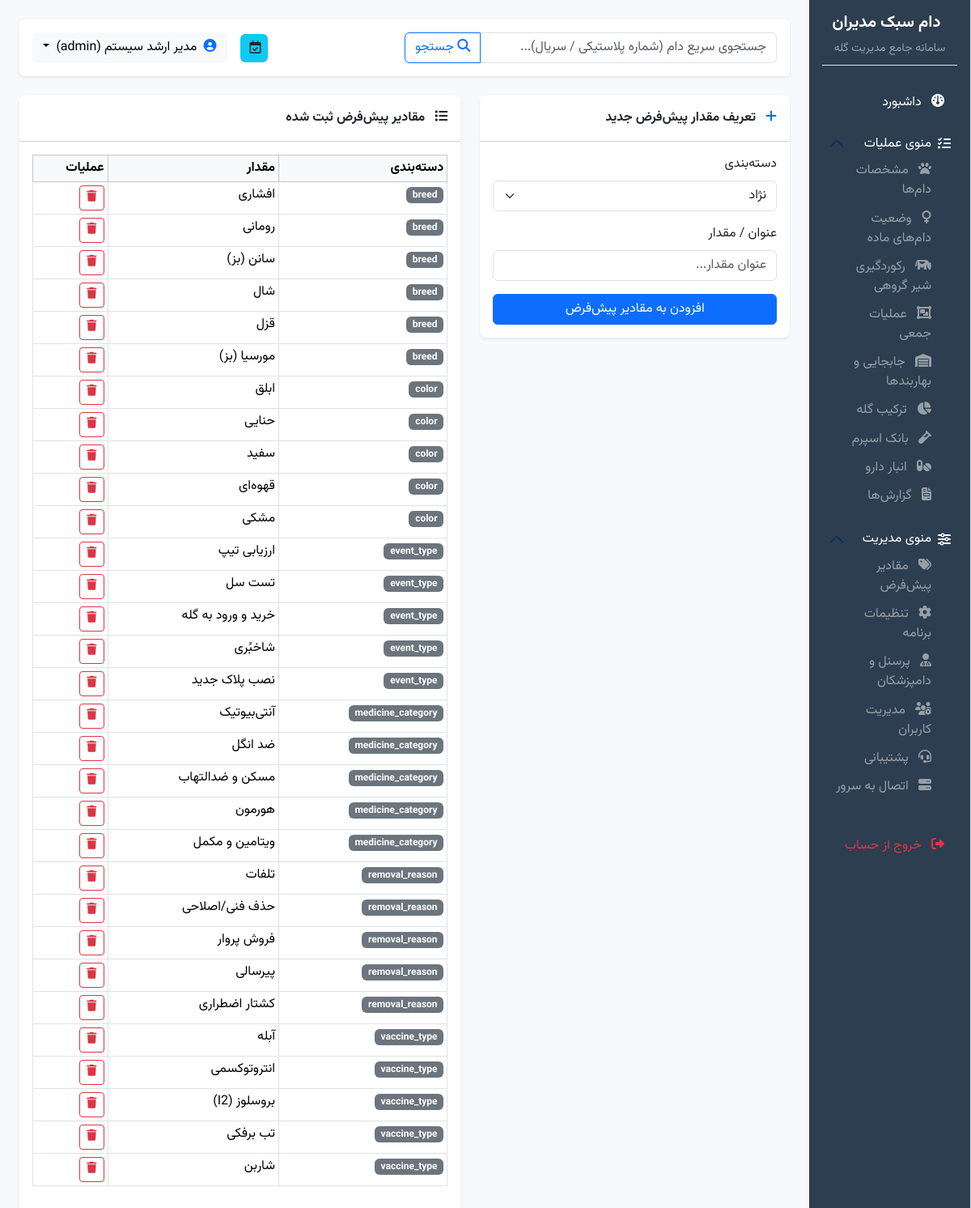
Screenshot of /admin/defaults (signed in) with the database file from the repository.
### app/models/user.py (models this page shows, shortened)
class User(UserMixin, db.Model):
    __tablename__ = 'users'
    id = db.Column(db.Integer, primary_key=True)
    username = db.Column(db.String(64), unique=True, nullable=False, index=True)
    password_hash = db.Column(db.String(256), nullable=False)
    full_name = db.Column(db.String(128), nullable=True)
    role = db.Column(db.Enum(UserRole), default=UserRole.DATA_ENTRY, nullable=False)
    is_active = db.Column(db.Boolean, default=True, nullable=False)
    created_at = db.Column(db.DateTime, default=lambda: datetime.now(timezone.utc), nullable=False)

### app/models/admin.py (models this page shows, shortened)
class LookupItem(db.Model):
    __tablename__ = 'lookup_item'
    id = db.Column(db.Integer, primary_key=True)
    category = db.Column(db.String(50), nullable=False, index=True) # e.g. breed, color, removal_reason, vaccine_type, medicine_category, event_type
    value = db.Column(db.String(100), nullable=False)
    __table_args__ = (db.UniqueConstraint('category', 'value', name='_category_value_uc'),)

### app/routes/admin.py (the view, shortened to what this page needs)
@bp.route('/admin/defaults', methods=['GET', 'POST'])
@login_required
@roles_required('admin')
def defaults():
    form = LookupItemForm()
    items = LookupItem.query.order_by(LookupItem.category, LookupItem.value).all()
    return render_template('admin/defaults.html', form=form, items=items)

### app/forms/admin.py
class LookupItemForm(FlaskForm):
    category = SelectField('دسته‌بندی', choices=[
        ('breed', 'نژاد'),
        ('color', 'رنگ'),
        ('removal_reason', 'علت حذف'),
        ('vaccine_type', 'نوع واکسن'),
        ('medicine_category', 'دسته‌بندی دارو'),
        ('event_type', 'نوع واقعه')
    ], validators=[DataRequired()])
    value = StringField('عنوان / مقدار', validators=[DataRequired(message='مقدار الزامی است.')])
    submit = SubmitField('افزودن به مقادیر پیش‌فرض')

### app/templates/admin/defaults.html (shortened to what this page needs)
{% extends "base.html" %}
{% block content %}
<div class="row g-4">
    <div class="col-md-5">
        <div class="card shadow-sm border-0">
            <div class="card-header bg-white py-3 fw-bold"><i class="fa-solid fa-plus text-primary me-2"></i> تعریف مقدار پیش‌فرض جدید</div>
            <div class="card-body">
                <form method="POST" action="{{ url_for('admin.defaults') }}">
                    <div class="mb-3">
                        <label class="form-label">{{ form.category.label.text }}</label>
                        {{ form.category(class="form-select") }}
                    </div>
                    <div class="mb-3">
                        <label class="form-label">{{ form.value.label.text }}</label>
                        {{ form.value(class="form-control", placeholder="عنوان مقدار...") }}
                    </div>
                    {{ form.submit(class="btn btn-primary w-100") }}
                </form>
            </div>
        </div>
    </div>
    <div class="col-md-7">
        <div class="card shadow-sm border-0">
            <div class="card-header bg-white py-3 fw-bold"><i class="fa-solid fa-list me-2"></i> مقادیر پیش‌فرض ثبت شده</div>
            <div class="card-body">
                <table class="table table-bordered table-sm">
                    <thead class="table-light"><tr><th>دسته‌بندی</th><th>مقدار</th><th>عملیات</th></tr></thead>
                    <tbody>
                        {% for item in items %}
                        <tr>
                            <td><span class="badge bg-secondary">{{ item.category }}</span></td>
                            <td>{{ item.value }}</td>
                            <td>
                                <form method="POST" action="{{ url_for('admin.delete_lookup', id=item.id) }}" class="d-inline">
                                    <button type="submit" class="btn btn-sm btn-outline-danger" onclick="return confirm('حذف شود؟');"><i class="fa-solid fa-trash"></i></button>
                                </form>
                            </td>
                        </tr>
                        {% else %}
                        <tr><td colspan="3" class="text-center text-muted">موردی ثبت نشده است.</td></tr>
                        {% endfor %}
                    </tbody>
                </table>
            </div>
        </div>
    </div>
</div>
{% endblock %}

### app/templates/base.html (shortened to what this page needs)
<!DOCTYPE html>
<html dir="rtl" lang="fa">
<head>
    <link rel="stylesheet" href="https://cdn.jsdelivr.net/npm/bootstrap@5.3.3/dist/css/bootstrap.rtl.min.css">
    <link rel="stylesheet" href="https://cdnjs.cloudflare.com/ajax/libs/font-awesome/6.5.2/css/all.min.css">
    <link rel="stylesheet" href="https://cdn.datatables.net/1.13.7/css/dataTables.bootstrap5.min.css">
    <link rel="stylesheet" href="{{ url_for('static', filename='vendor/persian-datepicker/persian-datepicker.min.css') }}">
    <link rel="stylesheet" href="{{ url_for('static', filename='css/style.css') }}">
</head>
<body>
    {% if current_user.is_authenticated %}
    <div class="container-fluid p-0">
        <div class="row g-0">
            <div class="col-md-3 col-lg-2 sidebar p-3 border-start">
                <div class="text-center mb-4 pb-2 border-bottom">
                    <h5 class="fw-bold text-white">دام سبک مدیران</h5>
                    <small class="text-white-50">سامانه جامع مدیریت گله</small>
                </div>
                <div class="nav flex-column nav-pills me-0" id="sidebarMenu">
                    <a class="nav-link text-white {{ 'active' if request.endpoint == 'dashboard.index' else '' }}" href="{{ url_for('dashboard.index') }}">
                        <i class="fa-solid fa-gauge me-2"></i> داشبورد
                    </a>
                    <div class="accordion accordion-flush my-2" id="accordionOps">
                        <div class="accordion-item bg-transparent text-white border-0">
                            <h2 class="accordion-header" id="headingOps">
                                <button class="accordion-button bg-transparent text-white shadow-none px-2 py-2 fs-6" type="button" data-bs-toggle="collapse" data-bs-target="#collapseOps" aria-expanded="true" aria-controls="collapseOps">
                                    <i class="fa-solid fa-list-check me-2"></i> منوی عملیات
                                </button>
                            </h2>
                            <div id="collapseOps" class="accordion-collapse collapse show" aria-labelledby="headingOps">
                                <div class="accordion-body p-0 ps-3">
                                    <a class="nav-link text-white-50 py-1 fs-7" href="{{ url_for('animals.list') }}"><i class="fa-solid fa-paw me-2"></i> مشخصات دام‌ها</a>
                                    <a class="nav-link text-white-50 py-1 fs-7" href="{{ url_for('animals.female_status') }}"><i class="fa-solid fa-venus me-2"></i> وضعیت دام‌های ماده</a>
                                    <a class="nav-link text-white-50 py-1 fs-7" href="{{ url_for('milk.milk_bulk') }}"><i class="fa-solid fa-cow me-2"></i> رکوردگیری شیر گروهی</a>
                                    <a class="nav-link text-white-50 py-1 fs-7" href="{{ url_for('bulk_operations.index') }}"><i class="fa-solid fa-object-group me-2"></i> عملیات جمعی</a>
                                    <a class="nav-link text-white-50 py-1 fs-7" href="{{ url_for('pens.list') }}"><i class="fa-solid fa-warehouse me-2"></i> جابجایی و بهاربندها</a>
                                    <a class="nav-link text-white-50 py-1 fs-7" href="{{ url_for('herd_composition.index') }}"><i class="fa-solid fa-chart-pie me-2"></i> ترکیب گله</a>
                                    <a class="nav-link text-white-50 py-1 fs-7" href="{{ url_for('sperm_bank.list') }}"><i class="fa-solid fa-vial me-2"></i> بانک اسپرم</a>
                                    <a class="nav-link text-white-50 py-1 fs-7" href="{{ url_for('medicine_warehouse.list') }}"><i class="fa-solid fa-pills me-2"></i> انبار دارو</a>
                                    <a class="nav-link text-white-50 py-1 fs-7" href="{{ url_for('reports.index') }}"><i class="fa-solid fa-file-invoice me-2"></i> گزارش‌ها</a>
                                </div>
                            </div>
                        </div>
                    </div>
                    <div class="accordion accordion-flush my-2" id="accordionAdmin">
                        <div class="accordion-item bg-transparent text-white border-0">
                            <h2 class="accordion-header" id="headingAdmin">
                                <button class="accordion-button bg-transparent text-white shadow-none px-2 py-2 fs-6" type="button" data-bs-toggle="collapse" data-bs-target="#collapseAdmin" aria-expanded="true" aria-controls="collapseAdmin">
                                    <i class="fa-solid fa-sliders me-2"></i> منوی مدیریت
                                </button>
                            </h2>
                            <div id="collapseAdmin" class="accordion-collapse collapse show" aria-labelledby="headingAdmin">
                                <div class="accordion-body p-0 ps-3">
                                    <a class="nav-link text-white-50 py-1 fs-7" href="{{ url_for('admin.defaults') }}"><i class="fa-solid fa-tags me-2"></i> مقادیر پیش‌فرض</a>
                                    <a class="nav-link text-white-50 py-1 fs-7" href="{{ url_for('admin.program_settings') }}"><i class="fa-solid fa-gear me-2"></i> تنظیمات برنامه</a>
                                    <a class="nav-link text-white-50 py-1 fs-7" href="{{ url_for('admin.staff') }}"><i class="fa-solid fa-user-doctor me-2"></i> پرسنل و دامپزشکان</a>
                                    {% if current_user.role.value == 'admin' %}
                                    <a class="nav-link text-white-50 py-1 fs-7" href="{{ url_for('admin.users') }}"><i class="fa-solid fa-users-gear me-2"></i> مدیریت کاربران</a>
                                    {% endif %}
                                    <a class="nav-link text-white-50 py-1 fs-7" href="{{ url_for('admin.support') }}"><i class="fa-solid fa-headset me-2"></i> پشتیبانی</a>
                                    <a class="nav-link text-white-50 py-1 fs-7" href="{{ url_for('admin.server_connection') }}"><i class="fa-solid fa-server me-2"></i> اتصال به سرور</a>
                                </div>
                            </div>
                        </div>
                    </div>
                    <a class="nav-link text-danger mt-4" href="{{ url_for('auth.logout') }}">
                        <i class="fa-solid fa-right-from-bracket me-2"></i> خروج از حساب
                    </a>
                </div>
            </div>
            <div class="col-md-9 col-lg-10 main-content">
                <div class="d-flex justify-content-between align-items-center mb-4 p-3 bg-white rounded shadow-sm">
                    <form action="{{ url_for('animals.search_quick') }}" method="GET" class="d-flex w-50">
                        <div class="input-group">
                            <input type="text" name="q" class="form-control" placeholder="جستجوی سریع دام (شماره پلاستیکی / سریال)..." required>
                            <button class="btn btn-outline-primary" type="submit"><i class="fa-solid fa-magnifying-glass"></i> جستجو</button>
                        </div>
                    </form>
                    <div class="d-flex align-items-center">
                        <span class="badge bg-info text-dark me-3 fs-6 p-2">
                            <i class="fa-regular fa-calendar-check me-1"></i> {{ current_date_jalali }}
                        </span>
                        <div class="dropdown">
                            <button class="btn btn-light dropdown-toggle" type="button" id="userMenu" data-bs-toggle="dropdown">
                                <i class="fa-solid fa-user-circle text-primary me-1"></i> {{ current_user.full_name or current_user.username }} ({{ current_user.role.value }})
                            </button>
                        </div>
                    </div>
                </div>
                {% block content %}{% endblock %}
            </div>
        </div>
    </div>
    {% else %}
    <div class="container py-5">
        {% block auth_content %}{% endblock %}
    </div>
    {% endif %}
</body>
</html>

### app/static/css/style.css (style rules this page uses)
body { font-family: 'Vazirmatn', -apple-system, BlinkMacSystemFont, "Segoe UI", Roboto, "Helvetica Neue", Arial, sans-serif; background-color: #f8f9fa; color: #212529; }
.sidebar { min-height: 100vh; background-color: #2c3e50; color: #ecf0f1; }
.sidebar a { color: #bdc3c7; text-decoration: none; }
.sidebar .nav-link { padding: 0.6rem 1rem; border-radius: 0.25rem; margin-bottom: 0.2rem; }
.main-content { padding: 1.5rem; }
.card { border-radius: 0.5rem; box-shadow: 0 0.125rem 0.25rem rgba(0, 0, 0, 0.075); }

### rows the page displays
User: full_name "مدیر ارشد سیستم", role.value "admin"
LookupItem: category "breed", value "افشاری"
LookupItem: category "breed", value "رومانی"
LookupItem: category "breed", value "سانن (بز)"
LookupItem: category "breed", value "شال"
LookupItem: category "breed", value "قزل"
LookupItem: category "breed", value "مورسیا (بز)"
LookupItem: category "color", value "ابلق"
LookupItem: category "color", value "حنایی"
LookupItem: category "color", value "سفید"
LookupItem: category "color", value "قهوه‌ای"
LookupItem: category "color", value "مشکی"
LookupItem: category "event_type", value "ارزیابی تیپ"
LookupItem: category "event_type", value "تست سل"
LookupItem: category "event_type", value "خرید و ورود به گله"
LookupItem: category "event_type", value "شاخبُری"
LookupItem: category "event_type", value "نصب پلاک جدید"
LookupItem: category "medicine_category", value "آنتی‌بیوتیک"
LookupItem: category "medicine_category", value "ضد انگل"
LookupItem: category "medicine_category", value "مسکن و ضدالتهاب"
LookupItem: category "medicine_category", value "هورمون"
LookupItem: category "medicine_category", value "ویتامین و مکمل"
LookupItem: category "removal_reason", value "تلفات"
LookupItem: category "removal_reason", value "حذف فنی/اصلاحی"
LookupItem: category "removal_reason", value "فروش پروار"
LookupItem: category "removal_reason", value "پیرسالی"
LookupItem: category "removal_reason", value "کشتار اضطراری"
LookupItem: category "vaccine_type", value "آبله"
LookupItem: category "vaccine_type", value "انتروتوکسمی"
LookupItem: category "vaccine_type", value "بروسلوز (I2)"
LookupItem: category "vaccine_type", value "تب برفکی"
LookupItem: category "vaccine_type", value "شاربن"
